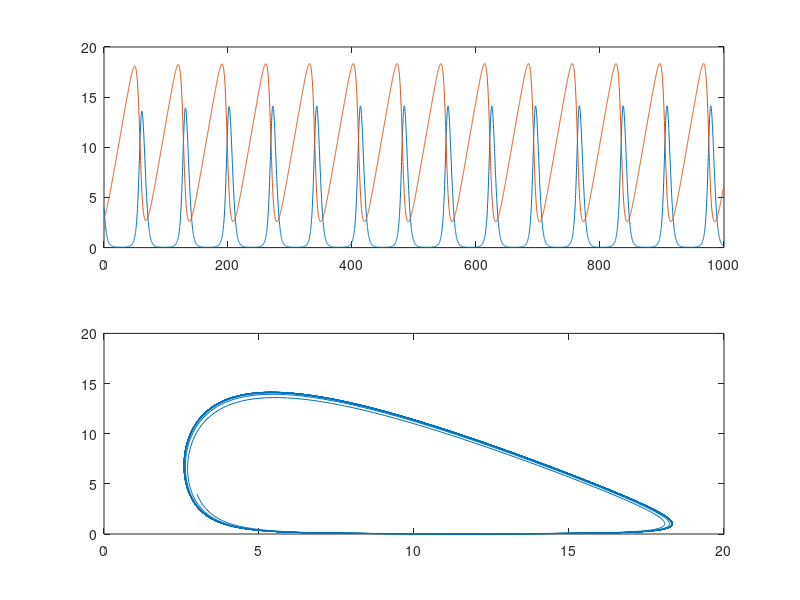

MATLAB code for this plot:
% % Use Euler's method to integrate simple one variable ODE
% % Use program as template for more interesting models

% % Note:  produces slightly different output compared with 
% % example shown in class.  Different values of b, dt, tlast

%a = 20 ;
%b = 0.5 ;
%c = 5 ;

% system constants
Vin = 0.36 ;
k1 = 0.02 ;
kp = 6 ;
Km = 13 ;

% initial conditions
ATP0 = 4 ;
G0 = 3 ;
 
dt    = 0.2 ;  
tlast = 1000 ; % s
 
iterations = round(tlast/dt) ; 
%xall = zeros(iterations,1) ;
ATPall = zeros(iterations, 1) ; 
Gall = zeros(iterations, 1) ;

%x = c ;
ATP = ATP0 ;
G = G0 ;
for i = 1:iterations 
  %xall(i) = x ;
  ATPall(i) = ATP ;
  Gall(i) = G ;
  %dxdt = a - b*x ;
  dATPdt = 2*k1*G*ATP - kp*ATP/(ATP + Km) ;
  dGdt = Vin - k1*G*ATP ;
  %x = x + dxdt*dt ;
  ATP = ATP + dATPdt*dt ;
  G = G + dGdt*dt ;
end % of this time step

time = dt*(0:iterations-1)' ;
figure
subplot(2, 1, 1)
plot(time,ATPall, time, Gall)
subplot(2, 1, 2)
plot(Gall, ATPall)